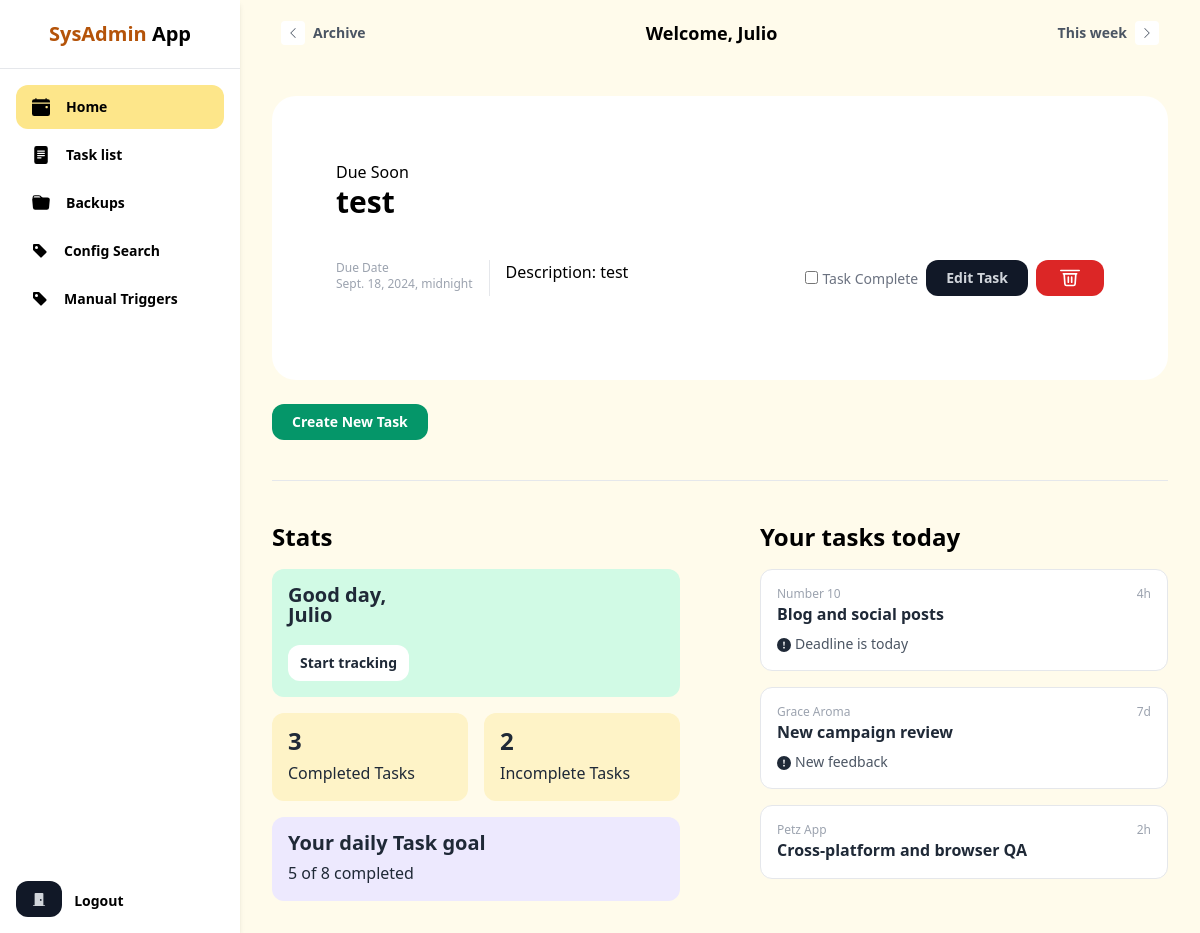
Page /dashboard (signed in) on the earlier database version.
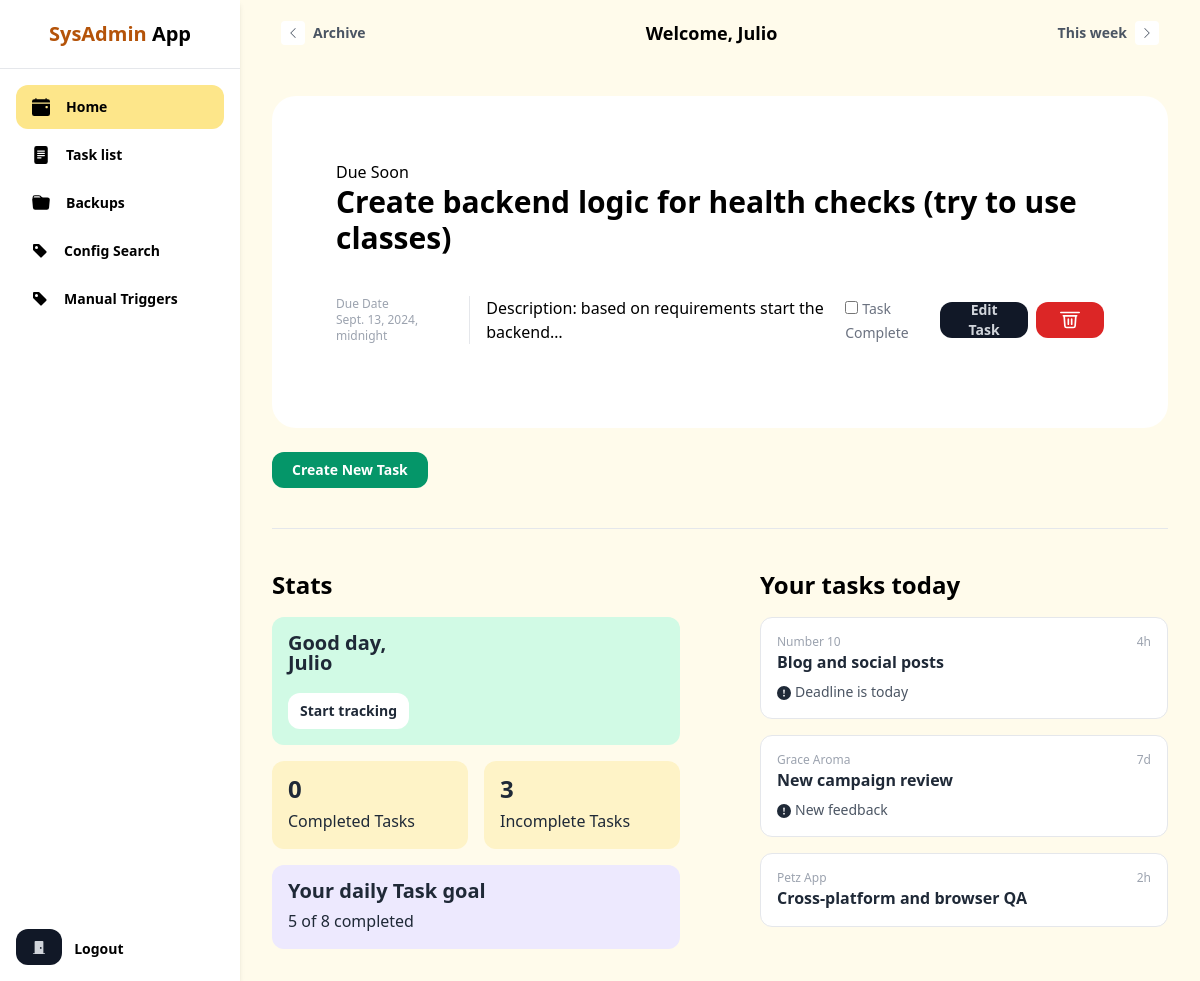
Same page on the later database version.
### tasks/models.py (models this page shows, shortened)
class Task(models.Model):
    title = models.CharField(max_length=200)
    description = models.TextField()
    completed = models.BooleanField(default=False)
    due_date = models.DateTimeField(null=True, blank=True)
    created_at = models.DateTimeField(auto_now_add=True)
    updated_at = models.DateTimeField(auto_now=True)
    created_by = models.ForeignKey('auth.User', on_delete=models.CASCADE, default=1)

### dashboard/views.py (the view)
# urls.py: path("dashboard", home_view, name="home"),
def home_view(request):
    if request.user.is_authenticated:
        task = Task.objects.filter(created_by=request.user).last()
    else:
        task = None
    return render(request, "home.html", {"task": task})

### dashboard/templatetags/custom_filters.py (called while the page is built)
@register.filter
def first_name_from_email(email):
    if email:
        first_part = email.split("@")[0].split(".")[0]
        return first_part.capitalize()
    return ""

@register.filter
def get_completed_tasks(user):
    queryset = Task.objects.filter(created_by=user, completed=True)
    if queryset.count() == 0:
        return "0"
    return queryset.count()

@register.filter
def get_uncompleted_tasks(user):
    queryset = Task.objects.filter(created_by=user, completed=False)
    if queryset.count() == 0:
        return "0"
    return queryset.count()

### templates/home.html (shortened to what the changed rows need)
{% extends "base.html" %}
{% load custom_filters %}
{% load static %}
{% block content %}
{% if task %}
{% if not task.completed %}
<main class="bg-white rounded-3xl p-8 mb-5"
      data-task-field="container"
      data-task-id="{{ task.id }}"
>
      <h2>Due Soon</h2>
  <h1
    class="text-3xl font-bold mb-10"
    data-task-id="{{ task.id }}"
    data-task-field="title"
  >
    {{ task.title }}
  </h1>
  <div class="flex items-center justify-between">
    <div class="flex items-stretch">
      <div
        class="text-gray-400 text-xs"
        data-task-id="{{ task.id }}"
        data-task-field="due-date"
      >
        Due Date<br />{{ task.due_date }}
      </div>
      <div class="flex flex-wrap-space-x-3">
        <div class="h-9 text-black">
          Description: {{ task.description|truncatechars:40 }}
        </div>
      </div>
    </div>
    <div class="flex items-center gap-x-2">
      <form method="post">
        {% if task.completed %}
        <input
           type="checkbox"
           checked="{{ task.completed }}"
           onclick="completeTask({{ task.id }})"
           class="shrink-0 mt-0.5 border-gray-200 rounded text-blue-600 focus:ring-blue-500 disabled:opacity-50 disabled:pointer-events-none dark:bg-neutral-800 dark:border-neutral-700 dark:checked:bg-blue-500 dark:checked:border-blue-500 dark:focus:ring-offset-gray-800"
           id="task-complete-{{ task.id }}"
           data-task-id="{{ task.id }}"
           data-complete="{{ task.completed|yesno:'True,False' }}"
         />
         {% else %}
       <form method="post">
         <input
           type="checkbox"
           onclick="completeTask({{ task.id }})"
           class="shrink-0 mt-0.5 border-gray-200 rounded text-blue-600 focus:ring-blue-500 disabled:opacity-50 disabled:pointer-events-none"
           id="task-complete-{{ task.id }}"
           data-task-id="{{ task.id }}"
           data-complete="{{ task.completed|yesno:'True,False' }}"
         />
         <label for="task-complete-{{ task.id }}" class="text-sm text-gray-500"
           >Task Complete</label
         >
       </form>
       {% endif %}
              <button
                type="button"
                id="editTaskButton"
                data-task-id="{{ task.id }}"
                onclick="openModal({{ task.id }})"
                class="inline-flex items-center justify-center h-9 px-5 rounded-xl bg-gray-900 text-gray-300 hover:text-white text-sm font-semibold transition"
              >
                Edit Task
              </button>
              <button
              type="button"
              id="deleteTaskButton"
              class="deleteTaskButton inline-flex items-center justify-center h-9 px-4 md:px-6 rounded-xl bg-red-600 text-white text-sm font-semibold transition-all duration-200"
              data-task-id="{{ task.id }}"
            >
              <svg
                xmlns="http://www.w3.org/2000/svg"
                class="h-5 w-5"
                fill="none"
                viewBox="0 0 24 24"
                stroke="currentColor"
              >
                <path
                  stroke-linecap="round"
                  stroke-linejoin="round"
                  stroke-width="2"
                  d="M19 7l-.867 12.142A2 2 0 0116.137 21H7.863a2 2 0 01-1.996-1.858L5 7m5 4v6m4-6v6M1 3h22M4 7h16"
                />
              </svg>
            </button>
            </div>
          </div>
        </div>
        {% endif %}
        {% else %}
        <h2 class="text-xl font-bold mb-4">No Tasks Today!</h2>
        {% endif %}
          <div class="grid grid-cols-2 gap-x-20">
            <div>
              <h2 class="text-2xl font-bold mb-4">Stats</h2>
              <div class="grid grid-cols-2 gap-4">
                <div class="col-span-2">
                  <div class="p-4 bg-green-100 rounded-xl">
                    <div class="font-bold text-xl text-gray-800 leading-none">
                      Good day, <br />{{ user.email|first_name_from_email }}
                    </div>
                    <div class="mt-5">
                      <button
                        type="button"
                        class="inline-flex items-center justify-center py-2 px-3 rounded-xl bg-white text-gray-800 hover:text-green-500 text-sm font-semibold transition"
                      >
                      </button>
                    </div>
                  </div>
                </div>
                <div class="p-4 bg-yellow-100 rounded-xl text-gray-800">
                  <div class="font-bold text-2xl leading-none">{{ user|get_completed_tasks }} </div>
                  <div class="mt-2">Completed Tasks</div>
                </div>
                <div class="p-4 bg-yellow-100 rounded-xl text-gray-800">
                  <div class="font-bold text-2xl leading-none">{{ user|get_uncompleted_tasks }}</div>
                  <div class="mt-2">Incomplete Tasks</div>
                </div>
              </div>
            </div>
            <div>
              <h2 class="text-2xl font-bold mb-4">Your tasks today</h2>
            </div>
          </div>
        </div>
      </div>
  </main>
</body>
{% endblock %}

### templates/base.html (shortened to what the changed rows need)
{% load custom_filters %}
{% load static %}
<!DOCTYPE html>
<html>
  <head>
    <link
      href="https://cdn.jsdelivr.net/npm/tailwindcss@2.0.2/dist/tailwind.min.css"
      rel="stylesheet"
    />
  </head>
  <body class="relative bg-yellow-50 overflow-hidden max-h-screen">
    <header class="fixed right-0 top-0 left-60 bg-yellow-50 py-3 px-4 h-16">
      <div class="max-w-4xl mx-auto">
        <div class="flex items-center justify-between">
          <div>
            <button
              type="button"
              class="flex items-center focus:outline-none rounded-lg text-gray-600 hover:text-yellow-600 focus:text-yellow-600 font-semibold p-2 border border-transparent hover:border-yellow-300 focus:border-yellow-300 transition"
            >
            </button>
          </div>
          <div class="text-lg font-bold">Welcome, {{ user.email|first_name_from_email }}</div>
          <div>
            <button
              type="button"
              class="flex items-center focus:outline-none rounded-lg text-gray-600 hover:text-yellow-600 focus:text-yellow-600 font-semibold p-2 border border-transparent hover:border-yellow-300 focus:border-yellow-300 transition"
            >
            </button>
          </div>
        </div>
      </div>
    </header>
    <aside class="fixed inset-y-0 left-0 bg-white shadow-md max-h-screen w-60">
      <div class="flex flex-col justify-between h-full">
        <div class="flex-grow">
          <div class="px-4 py-6 text-center border-b">
            <h1 class="text-xl font-bold leading-none">
              <span class="text-yellow-700">SysAdmin</span> App
            </h1>
          </div>
          </div>
        </div>
      </aside>
      <main class="ml-60 pt-16 max-h-screen overflow-auto">
        <div class="px-6 py-8">
          <div class="max-w-4xl mx-auto">
            <div class="bg-white rounded-3xl p-8 mb-5">
              {% block content %}{% endblock %}
    </body>
  </html>

Differences in the rows shown:
removed Task: title "test", due_date "Sept. 18, 2024, midnight", description "test"
added Task: title "Create backend logic for health checks (try to use classes)", due_date "Sept. 13, 2024, midnight", description "based on requirements start the backend…"
Other differences:
{{ user|get_completed_tasks }}: "3" → "0"
{{ user|get_uncompleted_tasks }}: "2" → "3"
